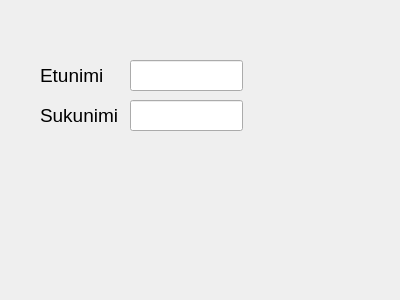
<?xml version="1.0" encoding="UTF-8"?>
<ui version="4.0">
 <class>StudentInfo</class>
 <widget class="QDialog" name="StudentInfo">
  <property name="geometry">
   <rect>
    <x>0</x>
    <y>0</y>
    <width>400</width>
    <height>300</height>
   </rect>
  </property>
  <property name="windowTitle">
   <string>Dialog</string>
  </property>
  <widget class="QLabel" name="label">
   <property name="geometry">
    <rect>
     <x>40</x>
     <y>60</y>
     <width>111</width>
     <height>31</height>
    </rect>
   </property>
   <property name="font">
    <font>
     <pointsize>14</pointsize>
    </font>
   </property>
   <property name="text">
    <string>Etunimi</string>
   </property>
  </widget>
  <widget class="QLabel" name="label_2">
   <property name="geometry">
    <rect>
     <x>40</x>
     <y>100</y>
     <width>111</width>
     <height>31</height>
    </rect>
   </property>
   <property name="font">
    <font>
     <pointsize>14</pointsize>
    </font>
   </property>
   <property name="text">
    <string>Sukunimi</string>
   </property>
  </widget>
  <widget class="QLineEdit" name="textFname">
   <property name="geometry">
    <rect>
     <x>130</x>
     <y>60</y>
     <width>113</width>
     <height>31</height>
    </rect>
   </property>
   <property name="font">
    <font>
     <pointsize>14</pointsize>
    </font>
   </property>
  </widget>
  <widget class="QLineEdit" name="textLname">
   <property name="geometry">
    <rect>
     <x>130</x>
     <y>100</y>
     <width>113</width>
     <height>31</height>
    </rect>
   </property>
   <property name="font">
    <font>
     <pointsize>14</pointsize>
    </font>
   </property>
  </widget>
 </widget>
 <resources/>
 <connections/>
</ui>
